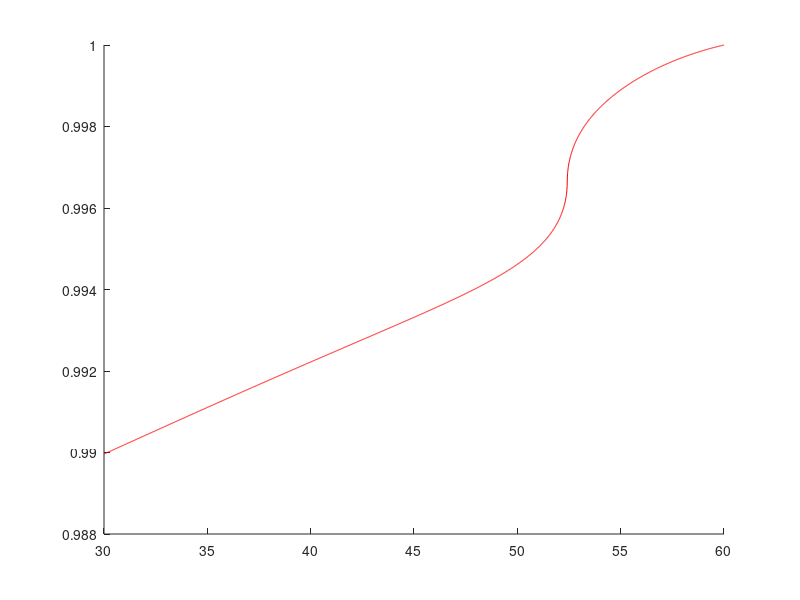

Reproduce this figure in MATLAB.
%%      Programa que calcula la reflxion en un sistema de 5 capas de las cuales
%       4 capas se constituyen por medios isotropicos
%       1 capa se constituye por un medio anisotropico

%       Se realiza el cálculo con la formula de Airy
%       r_{12345} con polarización p donde 4 representa
%       al medio anisotropico biaxial, por lo tanto la reflexión se calcula
%       acorde a la reflexión de una película delgada biaxial, cuya
%       formualción se encuentra en Fujiwara, 2007.

%%      Delcaración de datos
clear all
%%
clc
format long
%%

% ----- Lambda  ------
lambda = 633e-9;
c      = 2*pi/lambda;
% ------ Indices de refracción y espesores medios isotropicos----
% medio 1
n(1) = 1.77;
k(1) = 0;
d(1) = 0;
% medio 2
n(2) = 0.17683;
k(2) = 3.37146i;
d(2) = 45e-9;
% medio 3
n(3) = 1.46;
k(3) = 0;
d(3) = 30e-9;
% medio 5
n(4) = 1.3395;
k(4) = 0;
d(5) = 0;
%%

%   ---   Conversión a ctes. diel Isotropicos
e = (n+k).^2;       
% ----- ángulos ------
start     = 30; stop = 60; step = 0.01;     % ángulos inicial y final en grad., paso 
theta_i   = start:step:stop;                % intervalo de valores 
theta_rad = theta_i/180*pi;                 % conversión
theta_p  = (pi/4) +asin(1/n(1)*sin(theta_rad-(pi/4))); % Ley de snell aire/prisma


%   ----- indice de refracción película biaxial  (solo en eje x y z) variando
%            acorde a sin ----
nx   = -1+2i;
ex   = nx.*nx;
nz   = (3+3*i);
ez   = nz.*nz; 
d(4) = 40e-9;
%%
%   ---     calculos intermedios
p   = sin(theta_p).^2*n(1)^2;
b12 = sqrt(e(2)-p);
b23 = sqrt(e(3)-p);
b34 = sqrt((ex.*ez-ex.*p)./ez);
b45 = sqrt(e(4)-p);
bt12 = b12*c*d(2);
bt23 = b23*c*d(3);
bt34 = c*d(4)*b34;
%%
%   cocientes
z12n  = (cos(theta_p)/n(1))-(b12/e(2));
z12p  = (cos(theta_p)/n(1))+(b12/e(2));
r12   = z12n./z12p;

z23n  =  b12/e(2)-b23/e(3);
z23p  =  b12/e(2)+b23/e(3);
r23   =  z23n./z23p;

z34n  =  (nx.*nz.*b23/e(3))-(n(3)*sqrt(nz.^2-p));
z34p  =  (nx.*nz.*b23/e(3))+(n(3)*sqrt(nz.^2-p));
r34   = z34n./z34p;

z45n  =(n(4)*sqrt(nz.^2-p))-(nx.*nz.*b45/e(4));
z45p  =(n(4)*sqrt(nz.^2-p))+(nx.*nz.*b45/e(4));
r45   = z45n./z45p;


%%
%  exponenciales
ex12  = exp(-2*i*bt12);
ex23  = exp(-2*i*bt23);
ex34  = exp(-2*i*bt34);

% final
n345  = r34+(r45.*ex12);
d345  = 1 + (r34.*r45.*ex12);
r345  = n345./d345;
%%

n2345 = r23 + r345.*ex23;
d2345 = 1 + (r23.*r345.*ex23);
r2345 = n2345./d2345;

n12345 = r12 + (r2345.*ex12);
d12345 = 1 + (r12.*r2345.*ex12);
r12345 = n12345./d12345;
ref=r12345.*conj(r12345);
refnorm=ref/max(ref);
%%

hold on
plot(theta_i,refnorm,'r')


